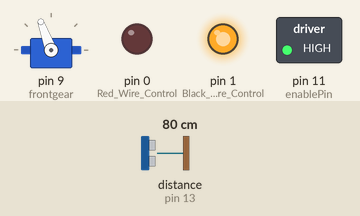
A sketch run on a simulated Arduino Uno, built with avr-gcc and run on an emulated ATmega328P. Parts: servo, switched loads named in the sketch (green lamp = pin HIGH), output pins drawn as LEDs (lit = HIGH). Wiring (inferred from the names in the program): ultrasonic range finder: trigger pin 13; echo pin 13. The inputs (shaded band) are chosen by the test bench; at power-on: distance to the obstacle (sensor on pin 13) 80 cm. The echo pulse lasts 58.3 µs per cm.

Above: at 3.2 s.
3.3 s: distance to the obstacle (sensor on pin 13) set to 22 cm
4.8 s: distance to the obstacle (sensor on pin 13) set to 19 cm
At 5.4 s:
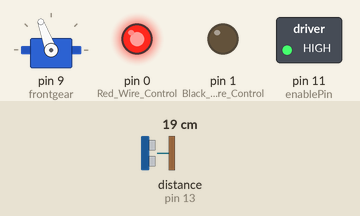
At 5.95 s:
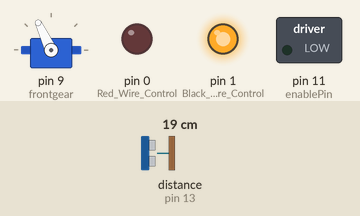
7.8 s: distance to the obstacle (sensor on pin 13) set to 60 cm
10.8 s: distance to the obstacle (sensor on pin 13) set to 2 cm
At 12.3 s:
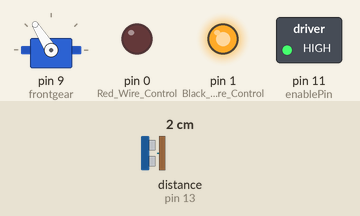
Timing chart, 0 to 14.4 s (numbered marks = the images above; inputs shaded):
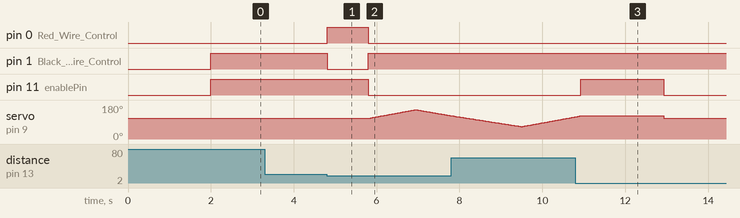

The sketch:

broc3.ino
```cpp
#include <Servo.h>

/* BRoC
 Simplest move wheels for a second each way.
 Then: test the servo: 45 degrees right and left
 Now the sonar. The first version will just go until less than 30 cm from something.

 Code modeled on:
 Adafruit motor tutorial
 ping
 servo example code

  This version runs on Teensy 2.0. Pins will need to change for other
 boards. enablePin and servoPin must be able to do PWM
 */

int Red_Wire_Control = 0;
int Black_Wire_Control = 1;
int enablePin = 11;
int servoPin = 9;
const int pingPin = 13;
boolean notfinished = true;
int ledpin=11;
Servo frontgear;
int frontgearpos = 0;
int frontgearadjust = 110; // we like 0 in the middle, also use this to compensate
long currentDist = 0;
int currentMaxDir;
long duration, cm;

void setup()
{
  pinMode(Red_Wire_Control, OUTPUT);
  pinMode(Black_Wire_Control, OUTPUT);
  pinMode(enablePin, OUTPUT);
  frontgear.attach(9);
  frontgear.write(frontgearadjust);
  delay(2000);

}

void loop()
{

  if(notfinished){
    digitalWrite(ledpin, HIGH);
  int speed = 255;  // this is about as low as you can reliably run my motor
  boolean dirn = HIGH;
  setMotor(speed, dirn);
  currentDist = getDist();
if(currentDist < 20){
      setMotor(0, dirn);
      setMotor(speed, !dirn);
      delay(1000);
      setMotor(0, dirn);
  // scan -45 to 45 by 15, put in distancearray. go to best angle, forward i sec.
  // if nothing is better than 30, well then.
    for(frontgearpos = 0; frontgearpos < 45; frontgearpos += 1)
    { frontgear.write(frontgearpos+frontgearadjust);
    delay(25); //move to known position
    }
    long currentMax = getDist();
    for(frontgearpos = 45; frontgearpos >= -44; frontgearpos--)
    { frontgear.write(frontgearpos+frontgearadjust);
      delay(25);
      long currDist = getDist();
      if(currDist > currentMax){
         currentMax = currDist;
         currentMaxDir = frontgearpos;
      }
    }
    for(frontgearpos = -44; frontgearpos < currentMaxDir; frontgearpos += 1)
    {frontgear.write(frontgearpos+frontgearadjust);
      delay(25); }
            setMotor(speed, dirn);
      delay(2000);
      setMotor(0,dirn);
    {frontgear.write(frontgearadjust);
      delay(300); }
    if(getDist() <10){
      notfinished = false;
      digitalWrite(ledpin, LOW);}
  }
}
delay(100);
}

void setMotor(int speed, boolean dirn)
{
  analogWrite(enablePin, speed);
  digitalWrite(Red_Wire_Control, !dirn);
  digitalWrite(Black_Wire_Control, dirn);
}

long microsecondsToCentimeters(long microseconds)
{
  // The speed of sound is 340 m/s or 29 microseconds per centimeter.
  // The ping travels out and back, so to find the distance of the
  // object we take half of the distance travelled.
  return microseconds / 29 / 2;
}

long getDist(){
   pinMode(pingPin, OUTPUT);
  digitalWrite(pingPin, LOW);
  delayMicroseconds(2);
  digitalWrite(pingPin, HIGH);
  delayMicroseconds(5);
  digitalWrite(pingPin, LOW);
  pinMode(pingPin, INPUT);
  duration = pulseIn(pingPin, HIGH);
  cm = microsecondsToCentimeters(duration);
return(cm);
}
```

Measured:
- the behaviour switches between 21 and 20 cm on distance to the obstacle (sensor on pin 13) (found by bisection; images 0 and 1)
- after the input at 3.3 s, every drawn part: stays the same
- after the input at 4.8 s, pin 0 (Red_Wire_Control): LOW → HIGH at once, → LOW 1.0 s later; pin 1 (Black_Wire_Control): HIGH → LOW at once, → HIGH 1.0 s later; pin 11 (enablePin): HIGH → LOW after 1.0 s; servo on pin 9 (frontgear): rises from 110° to 155° in 1.1 s, then falls to 123° in 0.86 s
- after the input at 10.8 s, pin 11 (enablePin): goes on until 12.9 s, then stays LOW
